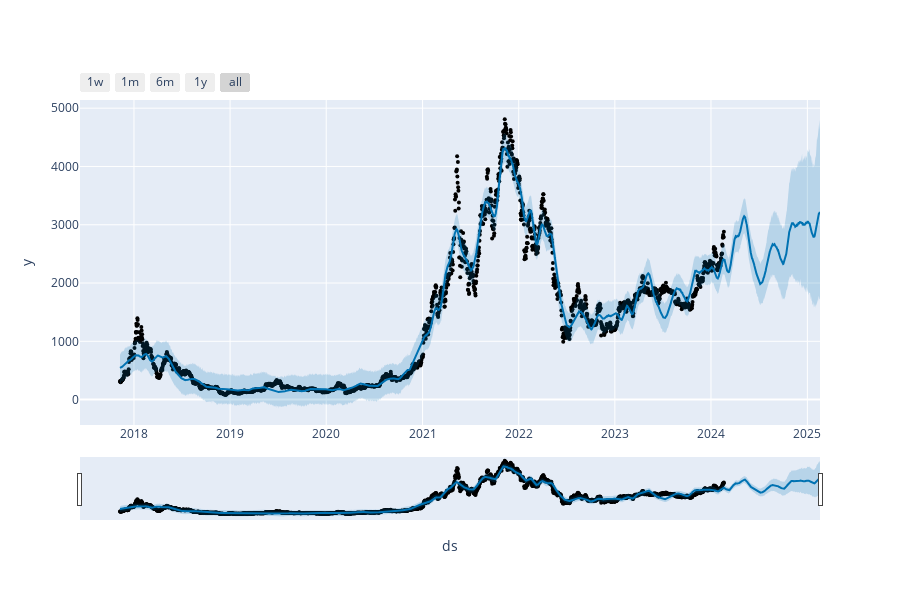

Notebook code for this chart:
### Code cell
plot_plotly(m, forecast)

### Figure 1 — Plotly figure (JSON) as saved in the notebook; plotly's stock layout.template omitted (floating-point values rounded to 4 significant figures; data arrays with more than 128 entries replaced by an {"elided": "..."} marker saying what was removed)
{"data": [{"marker": {"color": "black", "size": 4}, "mode": "markers", "name": "Actual", "type": "scatter", "x": {"elided": "2294 str values"}, "y": {"elided": "2294 float values"}}, {"hoverinfo": "skip", "line": {"width": 0}, "mode": "lines", "type": "scatter", "x": {"elided": "2659 str values"}, "y": {"elided": "2659 float values"}}, {"fill": "tonexty", "fillcolor": "rgba(0, 114, 178, 0.2)", "line": {"color": "#0072B2", "width": 2}, "mode": "lines", "name": "Predicted", "type": "scatter", "x": {"elided": "2659 str values"}, "y": {"elided": "2659 float values"}}, {"fill": "tonexty", "fillcolor": "rgba(0, 114, 178, 0.2)", "hoverinfo": "skip", "line": {"width": 0}, "mode": "lines", "type": "scatter", "x": {"elided": "2659 str values"}, "y": {"elided": "2659 float values"}}], "layout": {"height": 600, "showlegend": false, "width": 900, "xaxis": {"rangeselector": {"buttons": [{"count": 7, "label": "1w", "step": "day", "stepmode": "backward"}, {"count": 1, "label": "1m", "step": "month", "stepmode": "backward"}, {"count": 6, "label": "6m", "step": "month", "stepmode": "backward"}, {"count": 1, "label": "1y", "step": "year", "stepmode": "backward"}, {"step": "all"}]}, "rangeslider": {"visible": true}, "title": {"text": "ds"}, "type": "date"}, "yaxis": {"title": {"text": "y"}}}}
